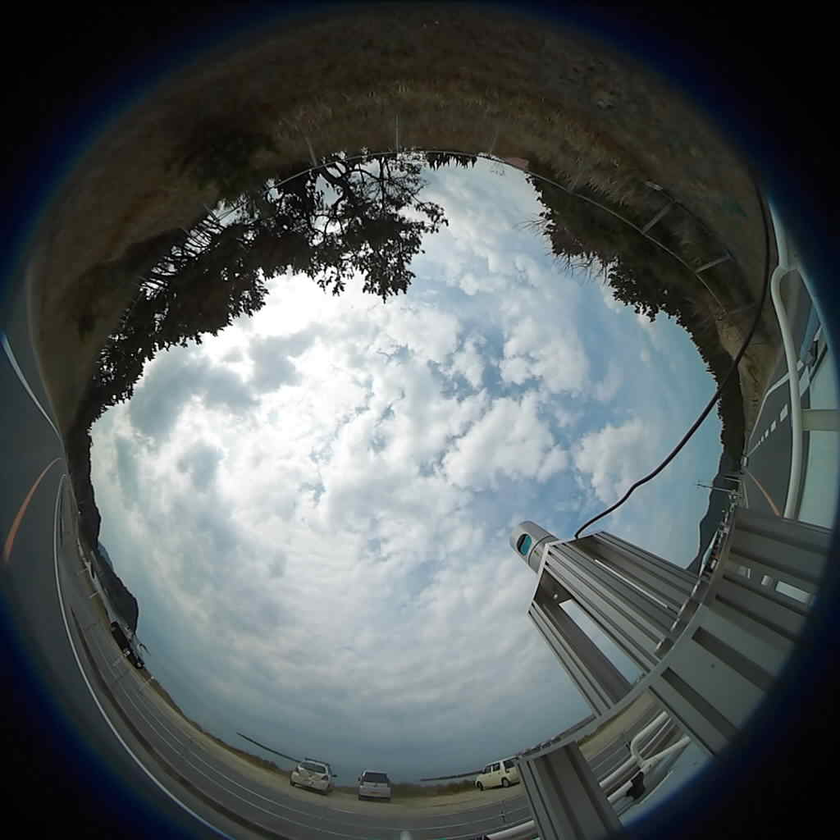
#> input picture sphere2pano/sample/sample.bmp, 840 x 840 px, shrunk from 1024 x 1024 before the run
$ python gamma.py sample/sample.bmp
#> lines starting #> are read from the running program, lines starting #| are printed output that depends on the picture
import cv2
import sys
import numpy as np


def normalize(image):
    gamma = 1.5
    lookUpTable = np.zeros((256, 1), dtype='uint8')
    for i in range(256):
        lookUpTable[i][0] = 255 * pow(float(i) / 255, 1.0 / gamma)
    return cv2.LUT(image, lookUpTable)

image = cv2.imread(sys.argv[1])
#> image is the input picture: shape (840, 840, 3); mean B, G, R 93, 92.2, 85.8
image = cv2.copyMakeBorder(image, 5, 80, 30, 5,
                           cv2.BORDER_CONSTANT, value=[0, 0, 0])
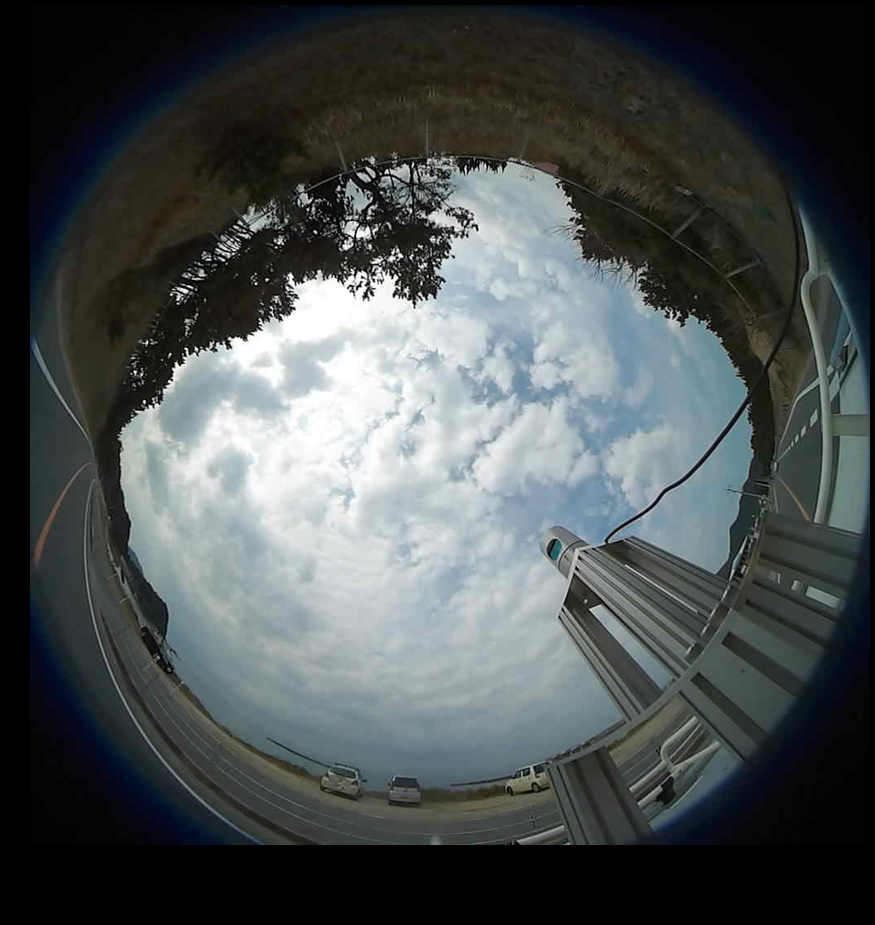
#> image: shape (925, 875, 3); mean B, G, R 81, 80.4, 74.8
image = cv2.fastNlMeansDenoising(image, None, 7, 7)
image = normalize(image)
#> in normalize, `return cv2.LUT(image, lookUpTable)`:
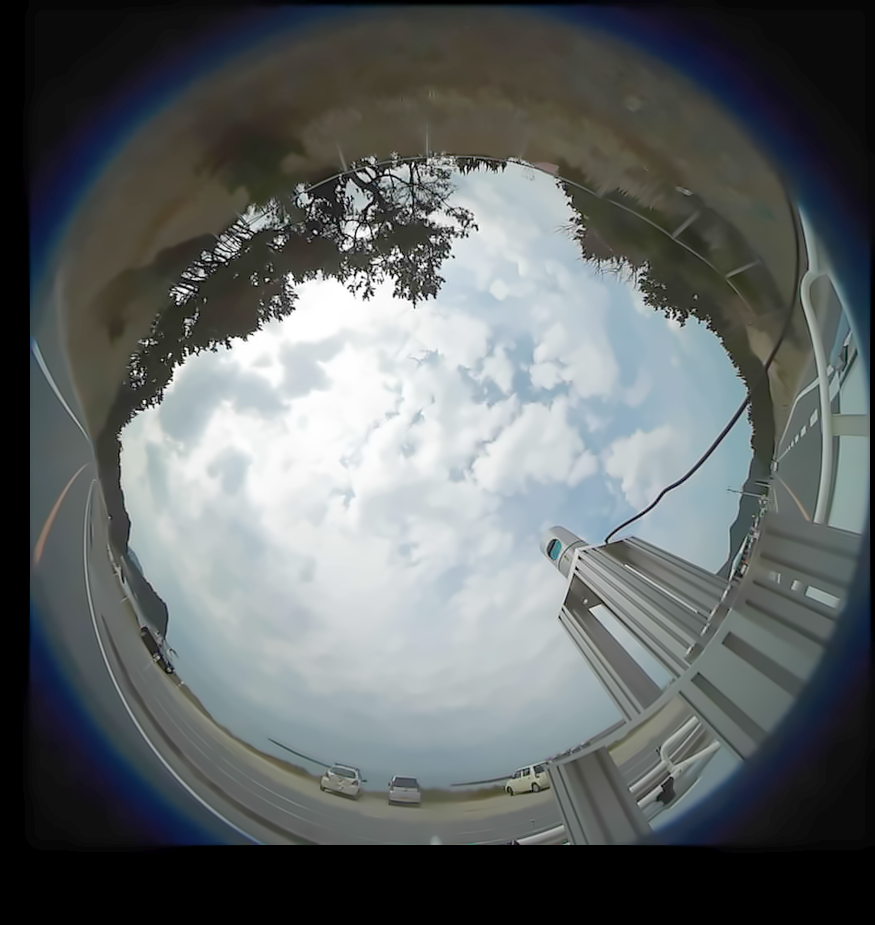
#> returned value: shape (925, 875, 3); mean of channels 0, 1, 2 103.4, 102.9, 97.8; drawn as B, G, R

cv2.imwrite(sys.argv[1] + '.gamma.png', image)
